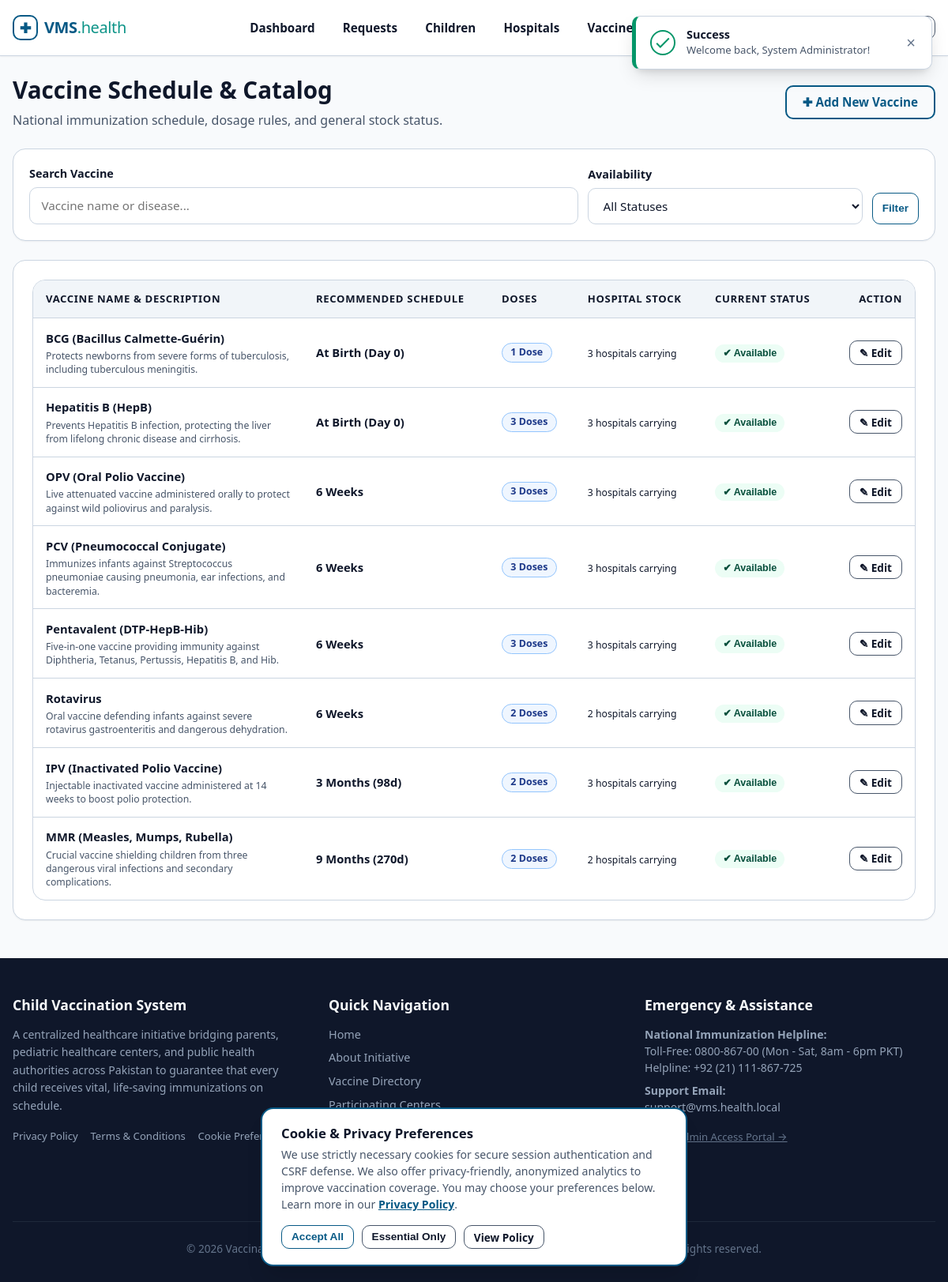
Screenshot of /vms/admin/vaccines.php (signed in) with the database file from the repository.
### tables this page shows
CREATE TABLE `vaccines` (
  `id` INT UNSIGNED NOT NULL AUTO_INCREMENT,
  `name` VARCHAR(100) NOT NULL COMMENT 'Vaccine name e.g. BCG, OPV, MMR',
  `description` TEXT NOT NULL COMMENT 'Medical indications, preventable illnesses, instructions',
  `recommended_age_days` INT UNSIGNED NOT NULL COMMENT 'Days from birth when dose is due (0 = Birth)',
  `doses` INT UNSIGNED NOT NULL DEFAULT 1 COMMENT 'Total recommended doses in the series',
  `status` ENUM('available', 'unavailable') NOT NULL DEFAULT 'available',
  `created_at` DATETIME NOT NULL DEFAULT CURRENT_TIMESTAMP,
  PRIMARY KEY (`id`),
  KEY `idx_vaccines_status` (`status`),
  KEY `idx_vaccines_age_days` (`recommended_age_days`)
);

### vms/includes/functions.php (called while the page is built, shortened)
<?php
function url(string $path = ''): string
{
    return BASE_URL . ltrim($path, '/');
}
function e($value): string
{
    return htmlspecialchars((string)$value, ENT_QUOTES, 'UTF-8');
}
function sanitizeInput($data): string
{
    return trim(str_replace(chr(0), '', $data));
}

### vms/admin/vaccines.php (the view, shortened to what this page needs)
<?php
require_once __DIR__ . '/../includes/functions.php';
$pdo = getDBConnection();
$action = $_GET['action'] ?? 'list';
$search = sanitizeInput($_GET['search'] ?? '');
$sql = 'SELECT v.*,
               (SELECT COUNT(*) FROM bookings b WHERE b.vaccine_id = v.id) AS total_administered,
               (SELECT COUNT(*) FROM hospital_vaccines hv WHERE hv.vaccine_id = v.id AND hv.status = "available") AS hospitals_stocking
        FROM vaccines v
        WHERE 1=1';
$params = [];
$sql .= ' ORDER BY v.recommended_age_days ASC, v.name ASC';
$stmt = $pdo->prepare($sql);
$stmt->execute($params);
$vaccinesList = $stmt->fetchAll();
$editVaccine = null;
function displayRecommendedAge(int $days): string
{
    if ($days === 0) {
        return 'At Birth (Day 0)';
    }
    if ($days % 7 === 0 && $days < 60) {
        return ($days / 7) . ' Weeks';
    }
    if ($days < 365) {
        $months = round($days / 30.4);
        return $months . ' Months (' . $days . 'd)';
    }
    $years = round($days / 365, 1);
    return $years . ' Years (' . $days . 'd)';
}
require_once __DIR__ . '/../includes/header.php';
?>
<div class="container">
    <div style="display: flex; flex-wrap: wrap; justify-content: space-between; align-items: center; margin-bottom: 1.5rem; gap: 1rem;">
        <div>
            <h1>Vaccine Schedule & Catalog</h1>
            <p style="margin: 0;">National immunization schedule, dosage rules, and general stock status.</p>
        </div>
        <div>
            <?php if ($action === 'list'): ?>
                <a href="<?= url('admin/vaccines.php?action=add'); ?>" class="btn btn-primary">
                    &#10010; Add New Vaccine
                </a>
            <?php else: ?>
                <a href="<?= url('admin/vaccines.php'); ?>" class="btn btn-outline">
                    &larr; Back to Vaccine Catalog
                </a>
            <?php endif; ?>
        </div>
    </div>
    <?php if ($action === 'add'): ?>
        <div class="card" style="max-width: 750px; margin: 0 auto 2rem;">
            <div class="card-header">
                <h3>Add Vaccine to National Schedule</h3>
            </div>
            <form action="<?= url('admin/vaccines.php'); ?>" method="POST">
                <?= csrfField(); ?>
                <input type="hidden" name="form_action" value="add">
                <div class="form-group">
                    <label for="name" class="form-label required">Vaccine Name & Acronym</label>
                    <input type="text" id="name" name="name" class="form-control" placeholder="e.g. Varicella (Chickenpox)" required>
                </div>
                <div class="grid grid-3">
                    <div class="form-group">
                        <label for="recommended_age_days" class="form-label required">Recommended Age (Days)</label>
                        <input type="number" id="recommended_age_days" name="recommended_age_days" class="form-control" min="0" placeholder="0 = At birth, 42 = 6wks" required>
                        <small class="form-hint">Days after DOB when dose is due</small>
                    </div>
                    <div class="form-group">
                        <label for="doses" class="form-label required">Total Doses in Series</label>
                        <input type="number" id="doses" name="doses" class="form-control" min="1" max="10" value="1" required>
                    </div>
                    <div class="form-group">
                        <label for="status" class="form-label required">Network Status</label>
                        <select id="status" name="status" class="form-select">
                            <option value="available">Available</option>
                            <option value="unavailable">Unavailable</option>
                        </select>
                    </div>
                </div>
                <div class="form-group">
                    <label for="description" class="form-label required">Medical Description & Target Illnesses</label>
                    <textarea id="description" name="description" class="form-control" rows="3" placeholder="Clinical notes, diseases prevented, and contraindications..." required></textarea>
                </div>
                <div style="display: flex; gap: 0.75rem; justify-content: flex-end; margin-top: 1rem;">
                    <a href="<?= url('admin/vaccines.php'); ?>" class="btn btn-outline">Cancel</a>
                    <button type="submit" class="btn btn-primary">Save Vaccine &rarr;</button>
                </div>
            </form>
        </div>
    <?php else: ?>
        <div class="card" style="margin-bottom: 1.5rem; padding: 1.25rem;">
            <form action="<?= url('admin/vaccines.php'); ?>" method="GET" style="display: flex; flex-wrap: wrap; gap: 0.75rem; align-items: flex-end;">
                <div style="flex: 2; min-width: 220px;">
                    <label for="search" class="form-label">Search Vaccine</label>
                    <input type="text" id="search" name="search" class="form-control" placeholder="Vaccine name or disease..." value="<?= e($search); ?>">
                </div>
                <div style="flex: 1; min-width: 160px;">
                    <label for="filter_status" class="form-label">Availability</label>
                    <select id="filter_status" name="status" class="form-select">
                        <option value="">All Statuses</option>
                    </select>
                </div>
                <div style="display: flex; gap: 0.5rem;">
                    <button type="submit" class="btn btn-primary btn-sm" style="height: 40px;">Filter</button>
                </div>
            </form>
        </div>
        <div class="card">
            <?php if (empty($vaccinesList)): ?>
                <div style="text-align: center; padding: 2.5rem; color: var(--text-muted);">
                    <p>No vaccines found matching your filter criteria.</p>
                </div>
            <?php else: ?>
                <div class="table-responsive">
                    <table class="table">
                        <thead>
                            <tr>
                                <th>Vaccine Name & Description</th>
                                <th>Recommended Schedule</th>
                                <th>Doses</th>
                                <th>Hospital Stock</th>
                                <th>Current Status</th>
                                <th style="text-align: right;">Action</th>
                            </tr>
                        </thead>
                        <tbody>
                            <?php foreach ($vaccinesList as $v): ?>
                                <tr>
                                    <td style="max-width: 320px;">
                                        <strong><?= e($v['name']); ?></strong><br>
                                        <small style="color: var(--text-muted); line-height: 1.4; display: block; margin-top: 0.2rem;">
                                            <?= e($v['description']); ?>
                                        </small>
                                    </td>
                                    <td>
                                        <strong><?= displayRecommendedAge((int)$v['recommended_age_days']); ?></strong>
                                    </td>
                                    <td>
                                        <span class="badge badge-info"><?= (int)$v['doses']; ?> <?= (int)$v['doses'] === 1 ? 'dose' : 'doses'; ?></span>
                                    </td>
                                    <td>
                                        <small><?= (int)$v['hospitals_stocking']; ?> hospitals carrying</small>
                                    </td>
                                    <td>
                                        <form action="<?= url('admin/vaccines.php'); ?>" method="POST" style="display: inline-block;">
                                            <?php if ($v['status'] === 'available'): ?>
                                                <button type="submit" class="badge badge-success" style="cursor: pointer; border: none;" title="Click to set Unavailable">
                                                    &#10004; Available
                                                </button>
                                            <?php endif; ?>
                                        </form>
                                    </td>
                                    <td style="text-align: right; white-space: nowrap;">
                                        <a href="<?= url('admin/vaccines.php?action=edit&id=' . (int)$v['id']); ?>" class="btn btn-outline btn-sm">
                                            &#9998; Edit
                                        </a>
                                    </td>
                                </tr>
                            <?php endforeach; ?>
                        </tbody>
                    </table>
                </div>
            <?php endif; ?>
        </div>
    <?php endif; ?>
</div>
<?php require_once __DIR__ . '/../includes/footer.php'; ?>

### vms/assets/css/style.css (style rules this page uses)
:root { --primary: #0284c7; --primary-hover: #0369a1; --primary-light: #e0f2fe; --primary-dark: #075985; --teal: #0d9488; --teal-dark: #0f766e; --teal-light: #ccfbf1; --success: #059669; --success-bg: #ecfdf5; --success-border: #6ee7b7; --success-text: #064e3b; --warning: #d97706; --warning-bg: #fffbeb; --warning-border: #fcd34d; --warning-text: #78350f; --danger: #dc2626; --danger-bg: #fef2f2; --danger-border: #fca5a5; --danger-text: #7f1d1d; --info: #2563eb; --info-bg: #eff6ff; --info-border: #93c5fd; --info-text: #1e3a8a; --text-main: #0f172a; --text-muted: #475569; --text-light: #64748b; --bg-body: #f8fafc; --bg-card: #ffffff; --bg-subtle: #f1f5f9; --border-color: #cbd5e1; --border-focus: #0284c7; --shadow-sm: 0 1px 2px 0 rgba(0, 0, 0, 0.05); --shadow-md: 0 4px 6px -1px rgba(0, 0, 0, 0.07), 0 2px 4px -2px rgba(0, 0, 0, 0.05); --shadow-lg: 0 10px 15px -3px rgba(0, 0, 0, 0.08), 0 4px 6px -4px rgba(0, 0, 0, 0.04); --shadow-xl: 0 20px 25px -5px rgba(0, 0, 0, 0.1), 0 8px 10px -6px rgba(0, 0, 0, 0.05); --radius-sm: 6px; --radius-md: 10px; --radius-lg: 16px; --radius-full: 9999px; --max-width: 1200px; --header-height: 70px; }
*, *::before, *::after { box-sizing: border-box; margin: 0; padding: 0; }
html { font-size: 16px; scroll-behavior: smooth; -webkit-text-size-adjust: 100%; overflow-x: hidden; }
body { font-family: system-ui, -apple-system, BlinkMacSystemFont, "Segoe UI", Roboto, Helvetica, Arial, sans-serif; background-color: var(--bg-body); color: var(--text-main); line-height: 1.5; min-height: 100vh; display: flex; flex-direction: column; overflow-x: hidden; width: 100%; }
a { color: var(--primary-dark); text-decoration: none; transition: color 0.15s ease-in-out; }
h1, h2, h3, h4, h5, h6 { color: var(--text-main); font-weight: 700; line-height: 1.25; margin-bottom: 0.5rem; }
h1 { font-size: 1.85rem; }
p { margin-bottom: 1rem; color: var(--text-muted); }
.container { width: 100%; max-width: var(--max-width); margin-left: auto; margin-right: auto; padding-left: 1rem; padding-right: 1rem; }
.card { background-color: var(--bg-card); border: 1px solid var(--border-color); border-radius: var(--radius-lg); box-shadow: var(--shadow-sm); padding: 1.5rem; transition: transform 0.15s ease, box-shadow 0.15s ease; }
.btn { display: inline-flex; align-items: center; justify-content: center; gap: 0.4rem; padding: 0.6rem 1.25rem; border-radius: var(--radius-md); font-size: 0.95rem; font-weight: 600; border: 2px solid transparent; background-color: transparent; cursor: pointer; text-align: center; transition: background-color 0.15s ease, border-color 0.15s ease, color 0.15s ease, box-shadow 0.15s ease; text-decoration: none; line-height: 1.25; }
.btn-primary { background-color: transparent; border-color: var(--primary-dark); color: var(--primary-dark); }
.btn-outline { background-color: transparent; border-color: #475569; color: var(--text-main); }
.btn-sm { padding: 0.35rem 0.75rem; font-size: 0.85rem; border-width: 1.5px; }
.form-label { display: block; font-size: 0.9rem; font-weight: 600; color: var(--text-main); margin-bottom: 0.4rem; }
.form-control, .form-select { width: 100%; padding: 0.7rem 0.9rem; font-size: 0.95rem; line-height: 1.5; color: var(--text-main); background-color: #ffffff; border: 1px solid var(--border-color); border-radius: var(--radius-md); transition: border-color 0.15s ease, box-shadow 0.15s ease; font-family: inherit; }
.table-responsive { width: 100%; overflow-x: auto; -webkit-overflow-scrolling: touch; border: 1px solid var(--border-color); border-radius: var(--radius-lg); background-color: var(--bg-card); }
.table { width: 100%; border-collapse: collapse; text-align: left; font-size: 0.92rem; }
.table th, .table td { padding: 0.85rem 1rem; border-bottom: 1px solid var(--border-color); }
.table th { background-color: var(--bg-subtle); font-weight: 700; color: var(--text-main); font-size: 0.82rem; text-transform: uppercase; letter-spacing: 0.05em; }
.table tbody tr:last-child td { border-bottom: none; }
.badge { display: inline-flex; align-items: center; gap: 0.3rem; padding: 0.25rem 0.65rem; font-size: 0.78rem; font-weight: 700; border-radius: var(--radius-full); text-transform: capitalize; line-height: 1.2; }
.badge-success { background-color: var(--success-bg); color: var(--success-text); border: 1px solid var(--success-border); }
.badge-info { background-color: var(--info-bg); color: var(--info-text); border: 1px solid var(--info-border); }

### rows the page displays
vaccines: name "BCG (Bacillus Calmette-Guérin)", description "Protects newborns from severe forms of tuberculosis, including tuberculous meningitis.", recommended_age_days "At Birth (Day 0)", doses "1", shows "Dose", hospitals_stocking "3", status "✔ Available"
vaccines: name "Hepatitis B (HepB)", description "Prevents Hepatitis B infection, protecting the liver from lifelong chronic disease and cirrhosis.", recommended_age_days "At Birth (Day 0)", doses "3", shows "Doses", hospitals_stocking "3", status "✔ Available"
vaccines: name "OPV (Oral Polio Vaccine)", description "Live attenuated vaccine administered orally to protect against wild poliovirus and paralysis.", recommended_age_days "6 Weeks", doses "3", shows "Doses", hospitals_stocking "3", status "✔ Available"
vaccines: name "PCV (Pneumococcal Conjugate)", description "Immunizes infants against Streptococcus pneumoniae causing pneumonia, ear infections, and bacteremia.", recommended_age_days "6 Weeks", doses "3", shows "Doses", hospitals_stocking "3", status "✔ Available"
vaccines: name "Pentavalent (DTP-HepB-Hib)", description "Five-in-one vaccine providing immunity against Diphtheria, Tetanus, Pertussis, Hepatitis B, and Hib.", recommended_age_days "6 Weeks", doses "3", shows "Doses", hospitals_stocking "3", status "✔ Available"
vaccines: name "Rotavirus", description "Oral vaccine defending infants against severe rotavirus gastroenteritis and dangerous dehydration.", recommended_age_days "6 Weeks", doses "2", shows "Doses", hospitals_stocking "2", status "✔ Available"
vaccines: name "IPV (Inactivated Polio Vaccine)", description "Injectable inactivated vaccine administered at 14 weeks to boost polio protection.", recommended_age_days "3 Months (98d)", doses "2", shows "Doses", hospitals_stocking "3", status "✔ Available"
vaccines: name "MMR (Measles, Mumps, Rubella)", description "Crucial vaccine shielding children from three dangerous viral infections and secondary complications.", recommended_age_days "9 Months (270d)", doses "2", shows "Doses", hospitals_stocking "2", status "✔ Available"

### other values shown
$flashType "Success"
$flashMsg "Welcome back, System Administrator!"
